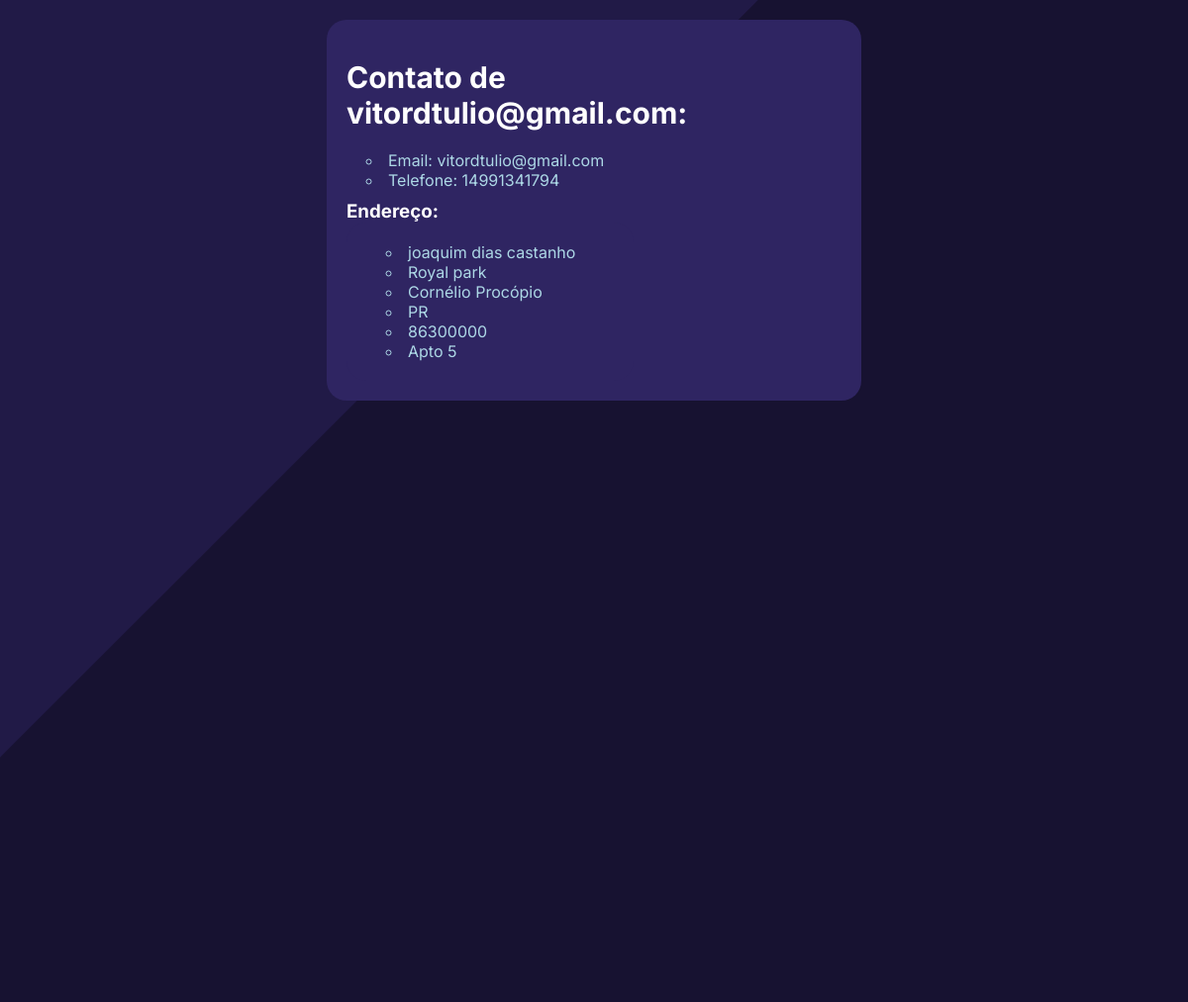
Screenshot of /recrutamento/contato/51 with the database file from the repository.
### recrutamento/models.py (models this page shows, shortened)
class Contact(models.Model):
    email = models.EmailField(validators=[validate_email])#Validação de email
    phone_number = PhoneNumberField(blank=True)#validação de telefone
    rua = models.CharField(max_length=200)
    bairro = models.CharField(max_length=200)
    cidade = models.CharField(max_length=200)
    estado = models.CharField(max_length=2)
    cep = models.CharField(max_length=8)
    complemento = models.CharField(max_length=200)

### recrutamento/views.py (the view)
# urls.py: path("contato/<int:contact_id>", views.single_contact, name="single_contact"),
def single_contact(request, contact_id):
    specific_contact = get_object_or_404(Contact, pk=contact_id) #Encontra dados de contato especificos a partir do id
    return render(request, "recrutamento/contacts/singlecontact.html", {"specific_contact": specific_contact,})

### recrutamento/templates/recrutamento/contacts/singlecontact.html (shortened to what this page needs)
<!DOCTYPE html>
<html>
<head>
</head>
<body>
    <div class="rectangle_1"></div>
    {% if specific_contact %}
        <ul>
            <h1>Contato de {{ specific_contact.email }}:</h1>
            <br>
            <li>Email: {{ specific_contact.email }}</li>
            <li>Telefone: {{ specific_contact.phone_number }}</li>
            <h3>Endereço:</h3>
            <div class="endereco">
                <ul>
                    <li>{{ specific_contact.rua }}</li>
                    <li>{{ specific_contact.bairro }}</li>
                    <li>{{ specific_contact.cidade }}</li>
                    <li>{{ specific_contact.estado }}</li>
                    <li>{{ specific_contact.cep }}</li>
                    <li>{{ specific_contact.complemento }}</li>
                </ul>
            </div>
        </ul>
    {% else %}
        <p>Estas informações de contato não existem.</p>
    {% endif %}
</body>
</html>

### recrutamento/templates/recrutamento/contacts/singlecontact.html (style rules this page uses)
body { background-color: #171231; font-family: 'Inter', sans-serif; margin: 0; padding: 0; display: flex; justify-content: center; align-items: flex-start; height: 100vh; position: relative; }
.rectangle_1 { position: absolute; display: flex; left: 200px; bottom: 200px; width: 2066px; height: 100%; background-color: #211A47; transform: translate(-50%, -50%) rotate(-45deg); bottom:0; z-index: 1; }
h1 { color: white; font-size: 30px; padding-top: 20px; margin: 0; }
h3 { color: white; padding-top: 10px; margin: 0; }
ul { padding: 20px; color: lightblue; font-family: 'Inter', sans-serif; background-color: #2f2562; border-radius: 20px; list-style-type: none; width: 500px; margin: 20px; position: relative; z-index: 1; }
li { color: lightblue; list-style-type: circle; list-style-position: inside; padding-left:20px; }
.endereco ul { padding-left: 20px; margin: 0; width: 250px; }

### rows the page displays
Contact: email "vitordtulio@gmail.com", phone_number "14991341794", rua "joaquim dias castanho", bairro "Royal park", cidade "Cornélio Procópio", estado "PR", cep "86300000", complemento "Apto 5"
